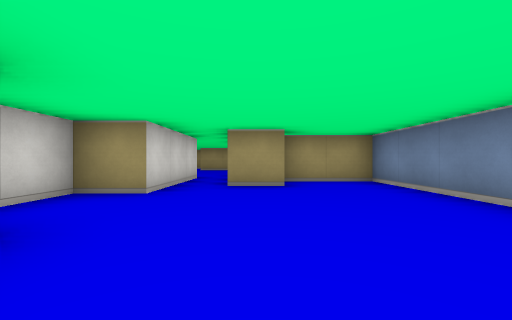
[1] (above)

16 first-person views from a walk through a cub3D level. The camera is about half as high as the walls, looks level and sees 90° across. The floor is counted in squares. Each view is taken from the middle of a square. On the plan, view 1 faces up. The plan holds only what a view shows up to about 9 squares ahead; the rest is blank. The place goes on beyond the plan.

[2]
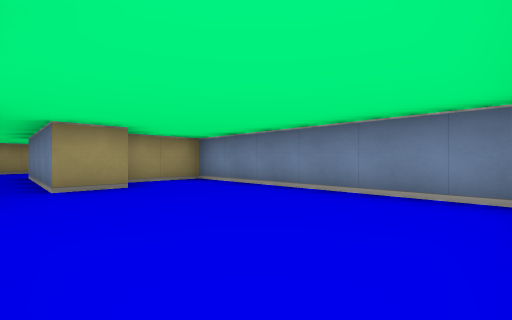

[3]
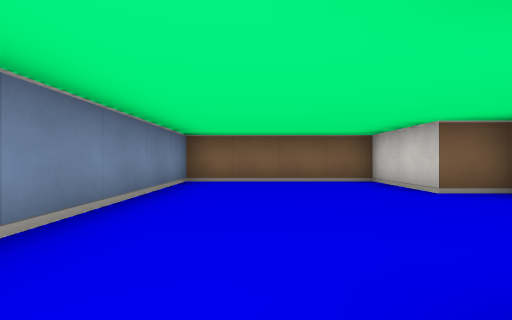

[4]
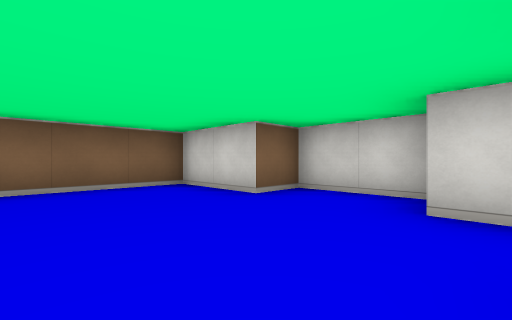

[5]
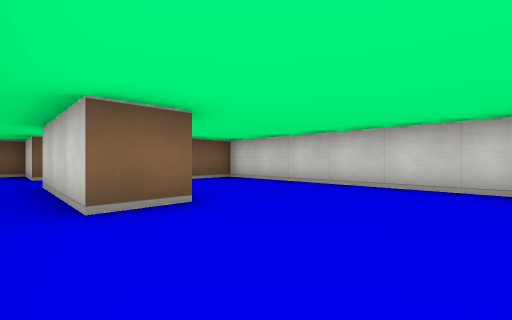

[6]
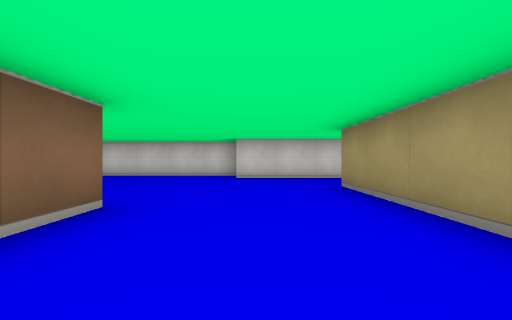

[7]
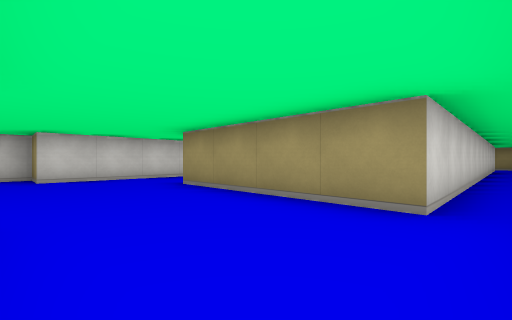

[8]
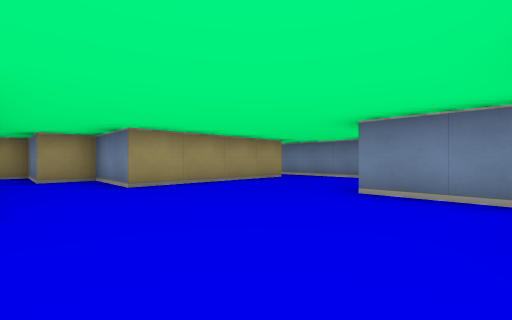

[9]
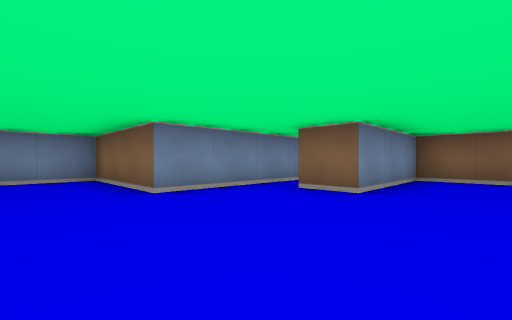

[10]
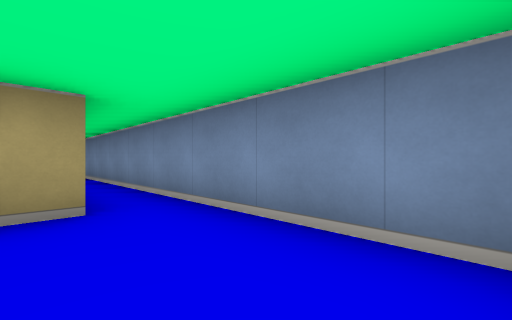

[11]
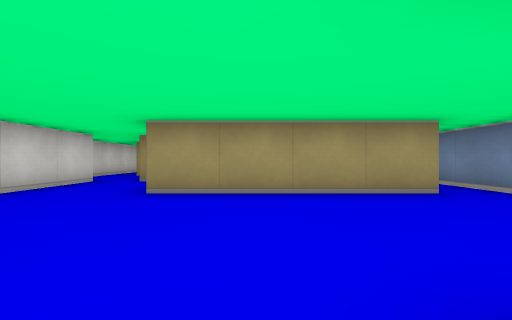

[12]
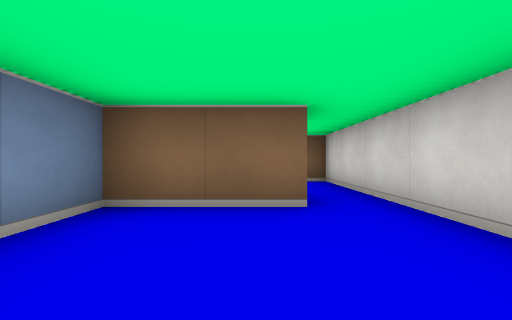

[13]
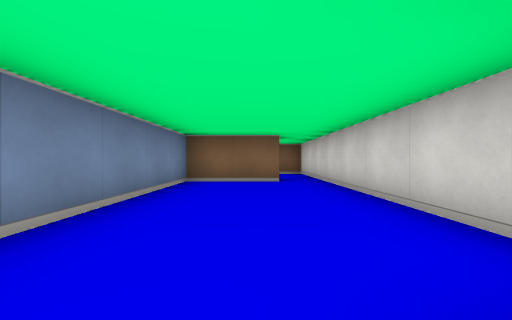

[14]
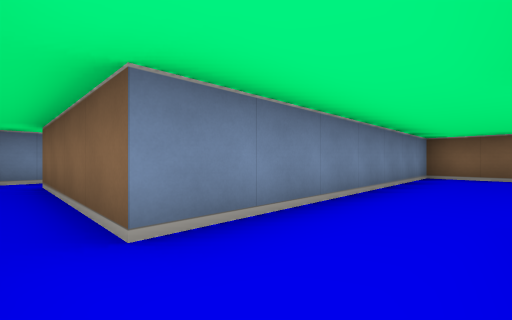

[15]
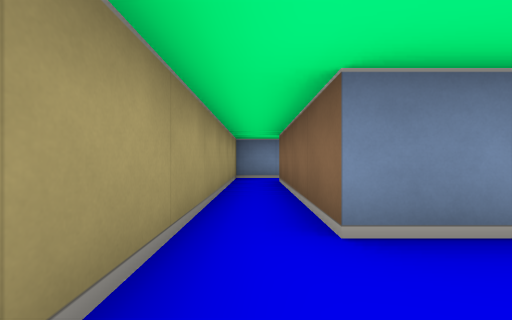

[16]
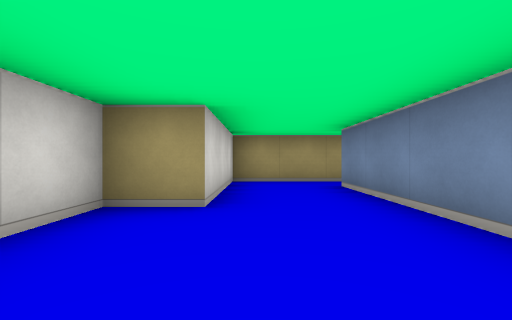

### Floor plan
Points are (right, up) in squares from view 1. A wall is a line through its corners. A room is listed if a view was taken in it or the views show most of it. See-through windows are left out.
Room 1 (views 1, 2, 3, 4)
walls: (0.6, 4.5) (-0.5, 4.5); (-1.5, 4.5) (-1.5, 3.5) (-2.5, 3.5) (-2.5, 1.5) (-1.5, 1.5) (-1.5, -0.5) (2.5, -0.5) (2.5, 5.5) (0.6, 5.5)
ways out: opening at (-1, 5.5) to room 2
Room 2 (views 5, 6, 7, 8, 9, 10, 11)
walls: (-4.5, 13.5) (-4.5, 9.5) (-5.5, 9.5) (-5.5, 3.5) (-2.5, 3.5) (-2.5, 6.5) (-1.5, 6.5) (-1.5, 4.5); (-0.5, 4.5) (-0.5, 8.5) (2.5, 8.5) (2.5, 16.5); (1.5, 20.9) (1.5, 11.5) (-2.5, 11.5) (-2.5, 13.5) (-3.5, 13.5)
ways out: opening at (-1, 5.5) to room 1; opening at (2, 24) to room 3; opening at (-4, 14) to room 4
Room 3 (views 12, 13, 14, 15, 16)
walls: (-4.6, 16.5) (-2.5, 16.5) (-2.5, 23.5) (1.5, 23.5); (2.5, 23.4) (2.5, 24.5) (-4.5, 24.5) (-4.5, 21.5) (-5.5, 21.5) (-5.5, 16.5)
ways out: opening at (2, 24) to room 2; opening at (-5, 16) to room 4
Room 4 (no view inside)
walls: (-5.5, 16.5) (-5.5, 13.5) (-4.8, 13.5); (-3.5, 13.5) (-3.5, 15.5) (-4.5, 15.5)
ways out: opening at (-4, 14) to room 2; opening at (-5, 16) to room 3

Positions as (right, up) in squares from view 1, and headings:
1: (0, 0), facing up
2: (-1, 0), facing up-right
3: (1, 5), facing down
4: (1, 4), facing down-left
5: (-1, 9), facing down-left
6: (2, 10), facing left
7: (2, 9), facing up-left
8: (-4, 7), facing up-right
9: (-4, 10), facing down-right
10: (1, 9), facing up-right
11: (-1, 8), facing up
12: (-4, 19), facing down
13: (-4, 22), facing down
14: (-4, 24), facing down-right
15: (-4, 24), facing right
16: (-4, 19), facing up
